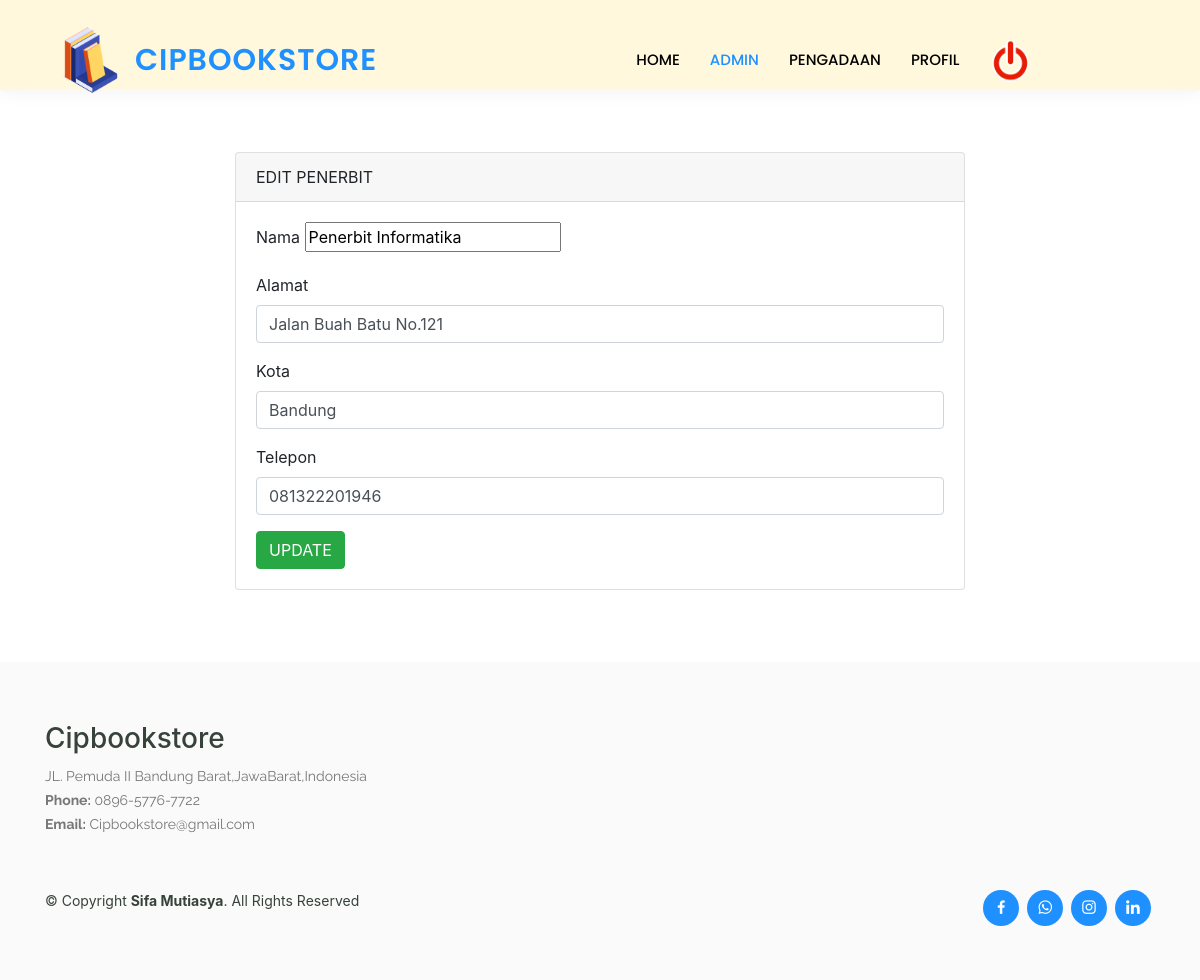
The app's page /edit-penerbit.php?id=1 (signed in) with its own data.
### tables this page shows
CREATE TABLE `tabel_penerbit` (
  `id_penerbit` int(11) NOT NULL,
  `nama` varchar(100) NOT NULL,
  `alamat` varchar(100) NOT NULL,
  `kota` varchar(100) NOT NULL,
  `telepon` char(13) NOT NULL
);

### edit-penerbit.php (the view, shortened to what this page needs)
<?php
  include('koneksi.php');
  $id = $_GET['id'];
  $query = "SELECT * FROM tabel_penerbit WHERE id_penerbit = $id LIMIT 1";
  $result = mysqli_query($connection, $query);
  $row = mysqli_fetch_array($result);
  ?>
<!DOCTYPE html>
<html lang="en">
<head>
<link rel="stylesheet" href= "style.css">
  <link href="assets/vendor/animate.css/animate.min.css" rel="stylesheet">
  <link href="assets/vendor/aos/aos.css" rel="stylesheet">
  <link href="assets/vendor/bootstrap/css/bootstrap.min.css" rel="stylesheet">
  <link href="assets/vendor/bootstrap-icons/bootstrap-icons.css" rel="stylesheet">
  <link href="assets/vendor/boxicons/css/boxicons.min.css" rel="stylesheet">
  <link href="assets/vendor/remixicon/remixicon.css" rel="stylesheet">
  <link href="assets/vendor/swiper/swiper-bundle.min.css" rel="stylesheet">
    <link rel="stylesheet" href="https://stackpath.bootstrapcdn.com/bootstrap/4.4.1/css/bootstrap.min.css">
    <link rel="stylesheet" href="//cdn.datatables.net/1.10.20/css/jquery.dataTables.min.css">
</head>
  <body>
  <header id="header" class="fixed-top">
    <div class="container d-flex align-items-center">
    <a href="https://instagram.com/cipbookstore.id?igshid=MzRlODBiNWFlZA==">
    <img src="img/rr.png" width="90px">
      <h1 class="logo me-auto"><a href="home.php"><marquee direction="right">Cipbookstore</marquee></a></h1>
      <nav id="navbar" class="navbar order-last order-lg-0">
        <ul>
        <li><a  href="home.php">HOME</a></li>
        <li><a class="active" href="admin.php">ADMIN</a></li>
        <li><a href="pengadaan.php">PENGADAAN</a></li>
        <li><a href="profil.php">PROFIL</a></li>
        <li><a href="logout.php">
        <img src="img/logout.png" width=43px></a></li>
        </ul>
  </header>
  <br><br><br>
    <div class="container" style="margin-top: 80px">
      <div class="row">
        <div class="col-md-8 offset-md-2">
          <div class="card">
            <div class="card-header">
              EDIT PENERBIT
            </div>
            <div class="card-body">
              <form action="proses-edit-penerbit.php" method="POST">
                <div class="form-group">
                  <label>Nama</label>
                  <input type="text" name="nama" value="<?php echo $row['nama'] ?>" placeholder="Masukkan Nama Penerbit" class="form-control'">
                </div>
                <div class="form-group">
                  <label>Alamat</label>
                  <input type="text" name="alamat" value="<?php echo $row['alamat'] ?>" placeholder="Masukkan Alamat" class="form-control">
                </div>
                 <div class="form-group">
                  <label>Kota</label>
                  <input type="text" name="kota" value="<?php echo $row['kota'] ?>" placeholder="Masukkan Nama Kota" class="form-control">
                </div>
                 <div class="form-group">
                  <label>Telepon</label>
                  <input type="text" name="telepon" value="<?php echo $row['telepon'] ?>" placeholder="Masukkan Nomor Telepon" class="form-control">
                </div>
                <button type="submit" class="btn btn-success">UPDATE</button>
              </form>
            </div>
          </div>
        </div>
      </div>
    </div>
    <br><br><br>
  <footer id="footer">
    <div class="footer-top">
      <div class="container">
        <div class="row">
          <div class="col-lg-6 col-md-6 footer-contact">
            <h3>Cipbookstore</h3>
            <p>
             JL. Pemuda II Bandung Barat,JawaBarat,Indonesia <br>
              <strong>Phone:</strong> 0896-5776-7722<br>
              <strong>Email:</strong> Cipbookstore@gmail.com<br>
            </p>
          </div>
      </div>
    </div>
    <div class="container d-md-flex py-4">
      <div class="me-md-auto text-center text-md-start">
        <div class="copyright">
          &copy; Copyright <strong><span>Sifa Mutiasya</span></strong>. All Rights Reserved
        </div>
        </div>
      <div class="social-links text-center text-md-right pt-3 pt-md-0">
      <a href="https://www.facebook.com/profile.php?id=100004895658682" class="facebook"><i class="bx bxl-facebook"></i></a>
      <a href="https://wa.me/6289657767722" class="whatsapp"><i class="bx bxl-whatsapp"></i></a>
      <a href="https://instagram.com/siff_mutiasya?igshid=MzRlODBiNWFlZA==" class="instagram"><i class="bx bxl-instagram"></i></a>
      <a href="https://www.linkedin.com/in/sifa-mutiasya-hendayana-puteri-130128247" class="linkedin"><i class="bx bxl-linkedin"></i></a>
      </div>
    </div>
  </footer>
  </body>
</html>

### style.css (style rules this page uses)
#header { background: cornsilk; transition: all 0.5s; z-index: 997; padding: 15px 0; box-shadow: 0px 0 18px rgba(55, 66, 59, 0.08); height: 90px; }
#header .logo { font-size: 30px; margin: 0; padding: 0; line-height: 1; font-weight: 600; letter-spacing: 1px; text-transform: uppercase; font-family: "Poppins", sans-serif; }
#header .logo a { color: dodgerblue; }
.navbar { padding: 0; margin: auto; }
.navbar ul { margin: 0; padding: 0; display: flex; list-style: none; align-items: center; }
.navbar li { position: relative; }
.navbar a, .navbar a:focus { display: flex; align-items: center; justify-content: space-between; padding: 10px 0 10px 30px; font-family: "Poppins", sans-serif; font-size: 15px; font-weight: 500; color: black; white-space: nowrap; transition: 0.3s; }
.navbar a:hover, .navbar .active, .navbar .active:focus, .navbar li:hover > a { color: dodgerblue; }
#footer { color: #37423b; font-size: 14px; background: #eef0ef; margin-bottom: -80px }
#footer .footer-top { padding: 60px 0 30px 0; background: #f9faf9; }
#footer .footer-top .footer-contact { margin-bottom: 30px; }
#footer .footer-top .footer-contact p { font-size: 14px; line-height: 24px; margin-bottom: 0; font-family: "Raleway", sans-serif; color: #777777; }
#footer .social-links a { font-size: 18px; display: inline-block; background: dodgerblue; color: #fff; line-height: 1; padding: 8px 0; margin-right: 4px; border-radius: 50%; text-align: center; width: 36px; height: 36px; transition: 0.3s; }

### records on screen
tabel_penerbit: nama "Penerbit Informatika", alamat "Jalan Buah Batu No.121", kota "Bandung", telepon "081322201946"
